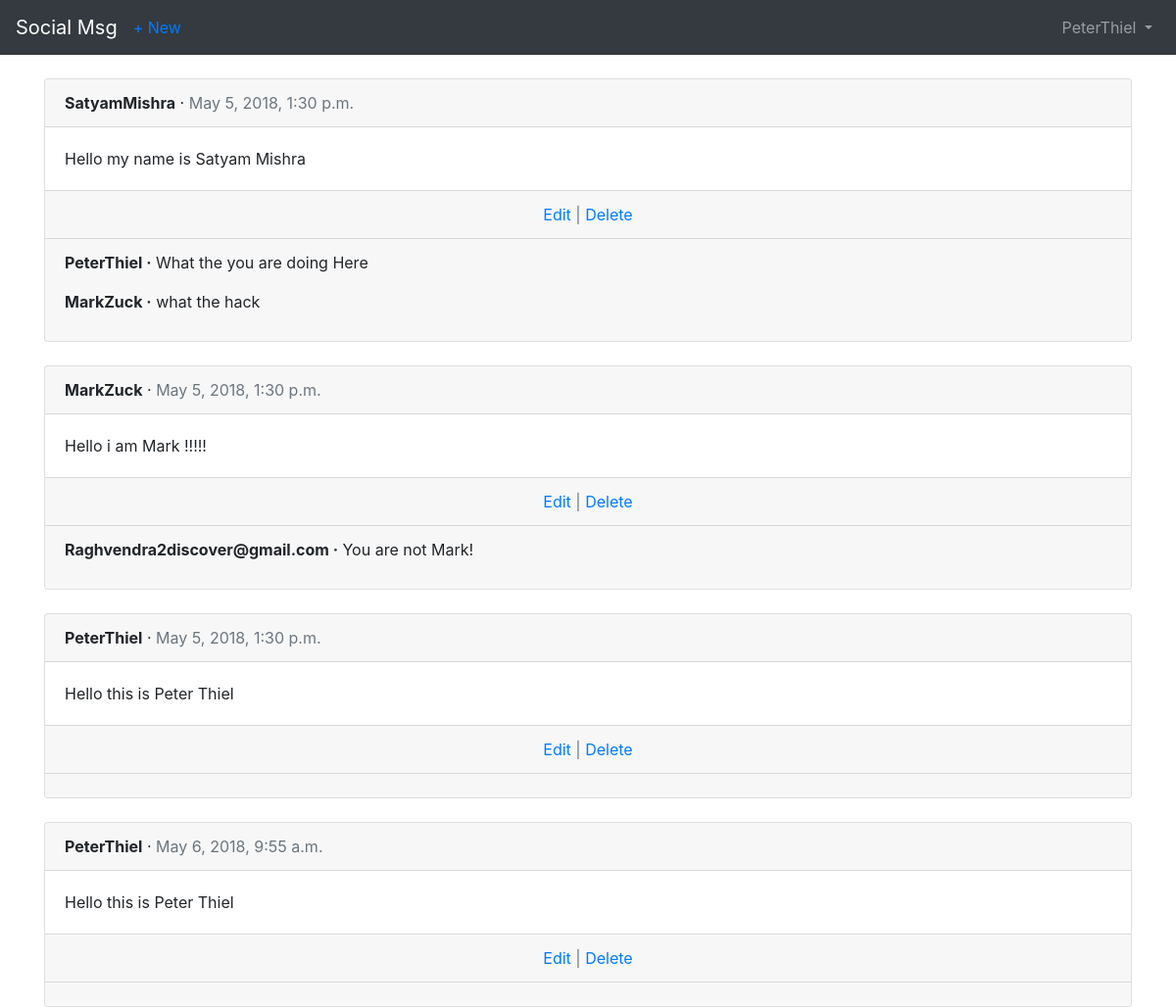
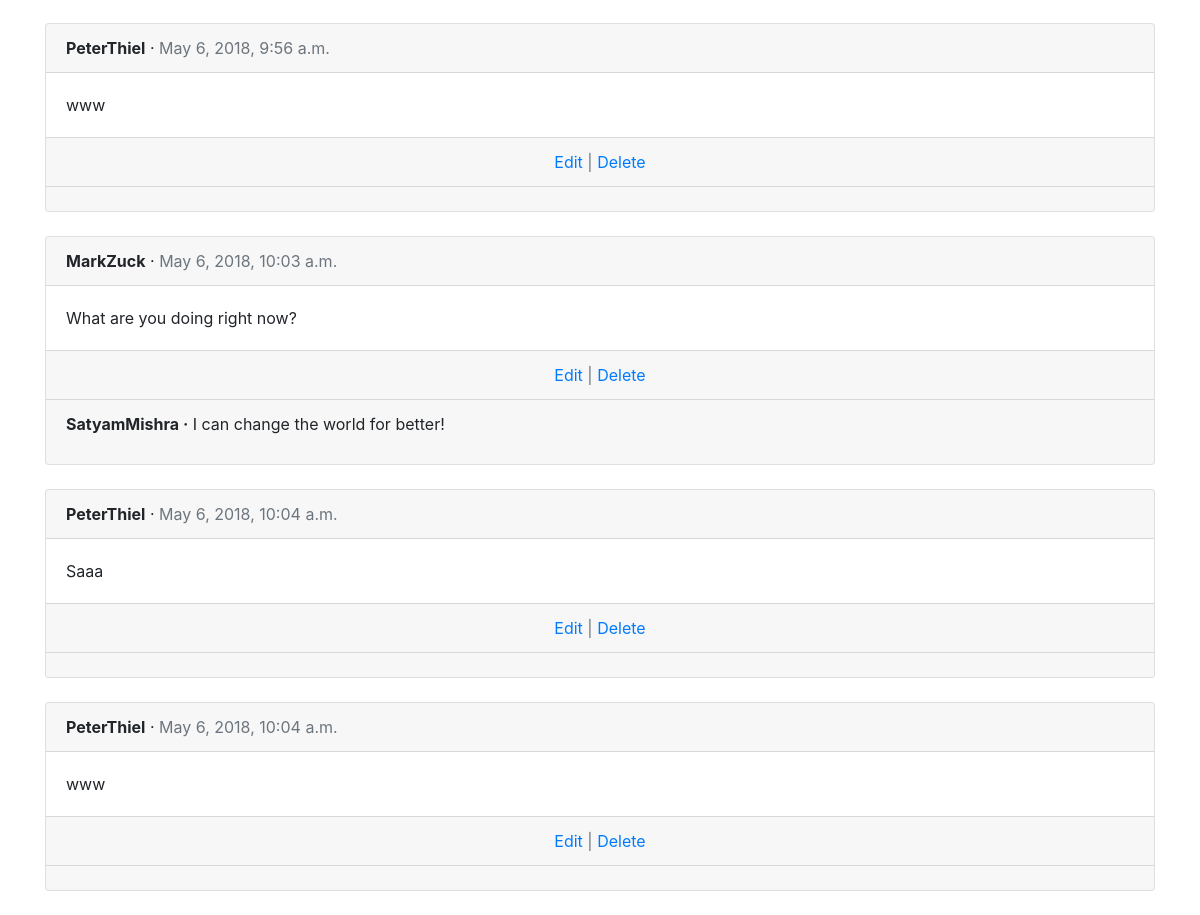
The app's page /posts/ (signed in) with its own data (2 pictures, top to bottom).
### users/models.py (models this page shows)
class CustomUser(AbstractUser):
    objects = CustomUserManager()

### posts/models.py (models this page shows, shortened)
class Post(models.Model):
    message = models.CharField(max_length=280)
    date = models.DateTimeField(auto_now_add=True)
    author = models.ForeignKey(
        settings.AUTH_USER_MODEL,
        on_delete=models.CASCADE,
    )

class Comment(models.Model):
    post = models.ForeignKey(Post, on_delete=models.CASCADE)
    comment = models.CharField(max_length=140)
    author = models.ForeignKey(
        settings.AUTH_USER_MODEL,
        on_delete=models.CASCADE,
    )
    def __str__(self):
        return self.comment

### posts/views.py (the view)
# urls.py: path('', views.PostListView.as_view(), name='post_list'),
class PostListView(ListView):
    model = models.Post
    template_name = 'post_list.html'

### templates/post_list.html (shortened to what this page needs)
{% extends 'base.html' %}
{% block content %}
  {% for post in object_list %}
    <div class="card">
      <div class="card-header">
        <span class="font-weight-bold">{{ post.author }}</span> &middot; <span class="text-muted">{{ post.date }}</span>
      </div>
      <div class="card-body">
        {{ post.message }}
      </div>
      <div class="card-footer text-center text-muted">
  <a href="{% url 'post_edit' post.pk %}">Edit</a> |
  <a href="{% url 'post_delete' post.pk %}">Delete</a>
</div>
<div class="card-footer">
        {% for comment in post.comment_set.all %}
          <p>
            <span class="font-weight-bold">{{ comment.author }} &middot;</span>
            {{ comment }}
          </p>
        {% endfor %}
</div>
    </div>
    <br />
  {% endfor %}
{% endblock content %}

### templates/base.html (shortened to what this page needs)
<!doctype html>
<html lang="en">
  <head>
    <link rel="stylesheet" href="https://maxcdn.bootstrapcdn.com/bootstrap/4.0.0/css/bootstrap.min.css">
  </head>
  <body>
    <nav class="navbar navbar-expand-md navbar-dark bg-dark mb-4">
      <a class="navbar-brand" href="{% url 'home' %}">Social Msg</a>
      {% if user.is_authenticated %}
      <ul class="navbar-nav mr-auto">
            <li class="nav-item"><a href="{% url 'post_new' %}">+ New</a></li>
          </ul>
      <div class="collapse navbar-collapse" id="navbarCollapse">
          <ul class="navbar-nav ml-auto">
            <li class="nav-item">
              <a class="nav-link dropdown-toggle" href="#" id="userMenu" data-toggle="dropdown" aria-haspopup="true" aria-expanded="false">
                {{ user.username }}
              </a>
            </li>
          </ul>
        {% else %}
          <form class="form-inline ml-auto">
            <a href="{% url 'login' %}" class="btn btn-outline-secondary">Log in</a>
            <a href="{% url 'signup' %}" class="btn btn-primary ml-2">Sign up</a>
          </form>
        {% endif %}
      </div>
    </nav>
<div class="container">
  {% block content %}
  {% endblock %}
</div>
  </body>
</html>

### records on screen
CustomUser: username "PeterThiel"
Post: author "SatyamMishra", date "May 5, 2018, 1:30 p.m.", message "Hello my name is Satyam Mishra"
Comment: author "PeterThiel", comment "What the you are doing Here"
Comment: author "MarkZuck", comment "what the hack"
Post: author "MarkZuck", date "May 5, 2018, 1:30 p.m.", message "Hello i am Mark !!!!!"
Comment: author "Raghvendra2discover@gmail.com", comment "You are not Mark!"
Post: author "PeterThiel", date "May 5, 2018, 1:30 p.m.", message "Hello this is Peter Thiel"
Post: author "PeterThiel", date "May 6, 2018, 9:55 a.m.", message "Hello this is Peter Thiel"
Post: author "PeterThiel", date "May 6, 2018, 9:56 a.m.", message "www"
Post: author "MarkZuck", date "May 6, 2018, 10:03 a.m.", message "What are you doing right now?"
Comment: author "SatyamMishra", comment "I can change the world for better!"
Post: author "PeterThiel", date "May 6, 2018, 10:04 a.m.", message "Saaa"
Post: author "PeterThiel", date "May 6, 2018, 10:04 a.m.", message "www"
